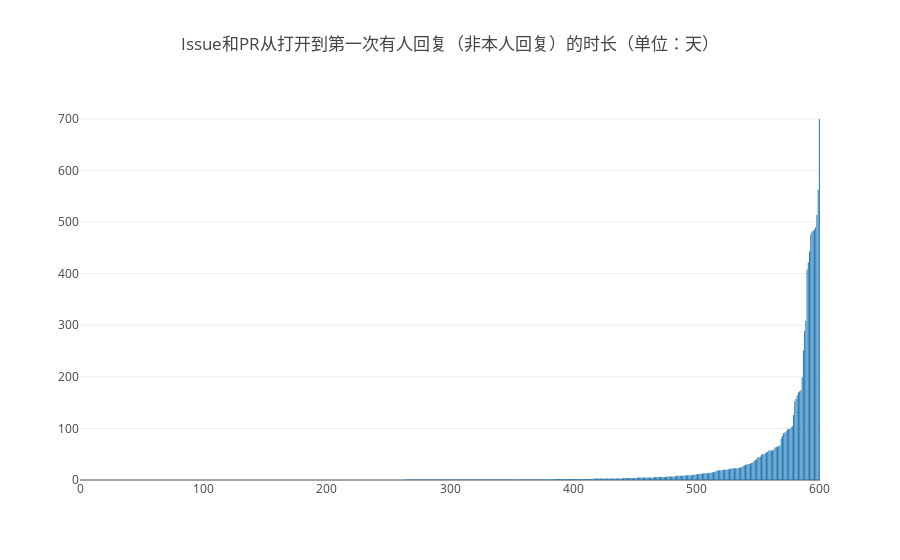

This figure's notebook cell:
### Markdown cell above
将时长进行排序，并用柱状图表示

### Code cell
query(
    `SELECT duration FROM (
        SELECT minus(toRelativeDayNum(min(issue_comment_created_at)), toRelativeDayNum(min(issue_created_at))) AS duration  FROM (
            SELECT issue_id, issue_created_at, issue_comment_created_at FROM github_log.year2015 WHERE repo_id='32665718' AND issue_id<>0 AND issue_comment_author_id<>0 AND issue_comment_author_id<>issue_author_id
            UNION ALL
            SELECT issue_id, issue_created_at, issue_comment_created_at FROM github_log.year2016 WHERE repo_id='32665718' AND issue_id<>0 AND issue_comment_author_id<>0 AND issue_comment_author_id<>issue_author_id
            UNION ALL
            SELECT issue_id, issue_created_at, issue_comment_created_at FROM github_log.year2017 WHERE repo_id='32665718' AND issue_id<>0 AND issue_comment_author_id<>0 AND issue_comment_author_id<>issue_author_id
            UNION ALL
            SELECT issue_id, issue_created_at, issue_comment_created_at FROM github_log.year2018 WHERE repo_id='32665718' AND issue_id<>0 AND issue_comment_author_id<>0 AND issue_comment_author_id<>issue_author_id
            UNION ALL
            SELECT issue_id, issue_created_at, issue_comment_created_at FROM github_log.year2019 WHERE repo_id='32665718' AND issue_id<>0 AND issue_comment_author_id<>0 AND issue_comment_author_id<>issue_author_id
        ) GROUP BY issue_id
    ) ORDER BY duration`
).then(data => {
    var durations = [], indices = [];
    data.forEach(d => {
        durations.push(d.duration);
    });
    indices = durations.map((_, i) => {return i;});
    openDigger.render.plotly([
        {x: indices, y: durations, type: 'bar'}
    ], {
        title: 'Issue和PR从打开到第一次有人回复（非本人回复）的时长（单位：天）',
    });
})

### Figure 1 — Plotly figure (JSON) as saved in the notebook; plotly's stock layout.template omitted (floating-point values rounded to 4 significant figures; data arrays with more than 128 entries replaced by an {"elided": "..."} marker saying what was removed)
{"data": [{"type": "bar", "x": {"elided": "601 int values"}, "y": {"elided": "601 str values"}}], "layout": {"autosize": true, "title": {"text": "Issue和PR从打开到第一次有人回复（非本人回复）的时长（单位：天）"}, "xaxis": {"autorange": true, "range": [-0.5, 600.5], "type": "linear"}, "yaxis": {"autorange": true, "range": [0, 736.8], "type": "linear"}}}
